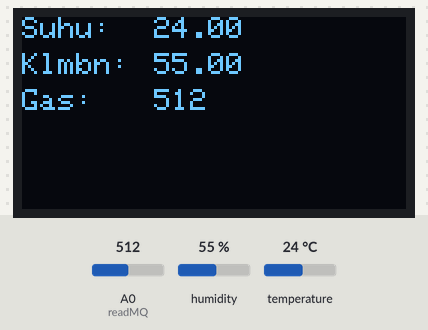
The sketch below on a simulated Arduino Uno, built with avr-gcc and run on an emulated ATmega328P. Parts: 128×64 one-colour display. The test bench sets the inputs (shaded band); at power-on: humidity 55 %, A0 (readMQ) = 512, temperature 24 °C.

Above: at 1.2 s.
1.3 s: humidity set to 22 %
At 3.3 s:
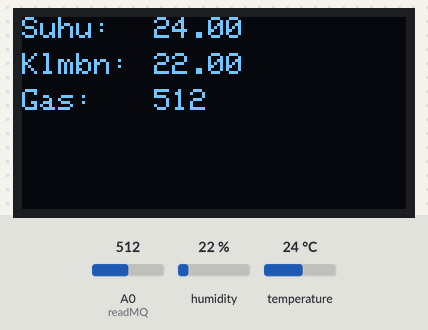
3.6 s: A0 (readMQ) set to 716
At 4.8 s:
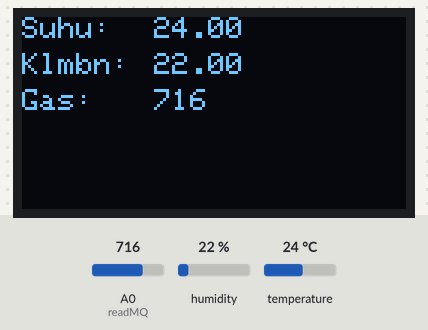
5.1 s: temperature set to 12 °C
At 6.9 s:
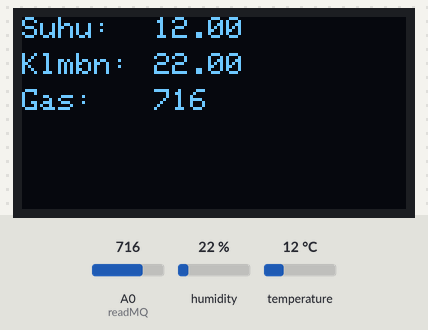
7.6 s: A0 (readMQ) set to 900
At 8.5 s:
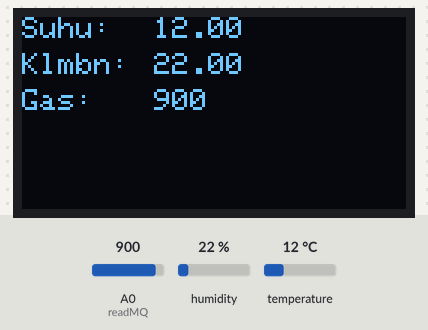
9.1 s: humidity set to 40 %
At 11.4 s:
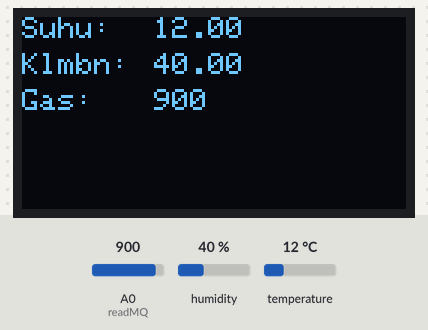
11.7 s: A0 (readMQ) set to 1023
At 13.1 s:
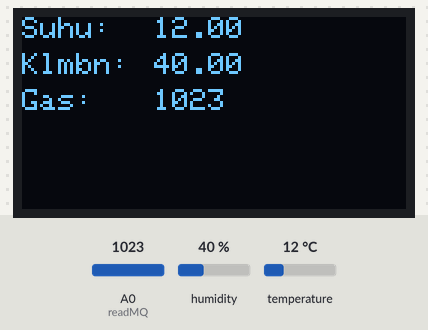
Timing chart, 0 to 14.2 s (numbered marks = the images above; inputs shaded):
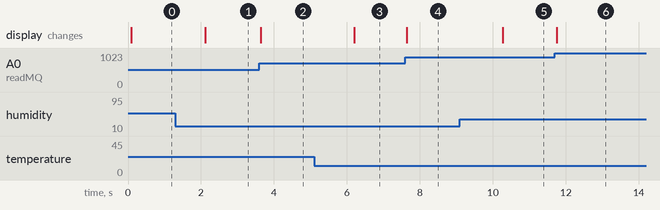

The sketch:

sensor-display.ino
```cpp
#include "DHT.h"
#include "Adafruit_GFX.h"
#include "Adafruit_SSD1306.h"

DHT dht(2, DHT11);
Adafruit_SSD1306 display(4);

float h, t;
int gas;
int powerPinMQ = 13;
int readMQ = A0;

void setup() {
  pinMode(powerPinMQ, OUTPUT);

//  Serial.begin(9600);
  dht.begin();
  display.begin(SSD1306_SWITCHCAPVCC, 0x3C);

  display.setTextSize(1);
  display.setTextColor(WHITE);
}

void loop() {
  digitalWrite(powerPinMQ, HIGH);

  gas = analogRead(readMQ);
  h = dht.readHumidity();
  t = dht.readTemperature();

  display.clearDisplay();
  display.setCursor(0, 0);
  display.print("Suhu: ");
  display.setCursor(0, 12);
  display.print("Klmbn: ");
  display.setCursor(0, 24);
  display.print("Gas: ");

  display.setCursor(44, 0);
  display.print(t);
  display.setCursor(44, 12);
  display.print(h);
  display.setCursor(44, 24);
  display.print(gas);
//
//  Serial.print("suhu: ");
//  Serial.print(t);
//  Serial.println(" c");
//
//  Serial.print("kelembaban: ");
//  Serial.print(h);
//  Serial.println("%");
//
//  Serial.print("gas: ");
//  Serial.print(gas);
//  Serial.println("");
//  Serial.println("");
display.display();
  delay(1);
}
```

Measured:
- after the input at 1.3 s, the display: changes after 0.82 s (image 1)
- after the input at 3.6 s, the display: changes at once (image 2)
- after the input at 5.1 s, the display: changes after 1.1 s (image 3)
- after the input at 7.6 s, the display: changes at once (image 4)
- after the input at 9.1 s, the display: changes after 1.2 s (image 5)
- after the input at 11.7 s, the display: changes after 0.05 s (image 6)
